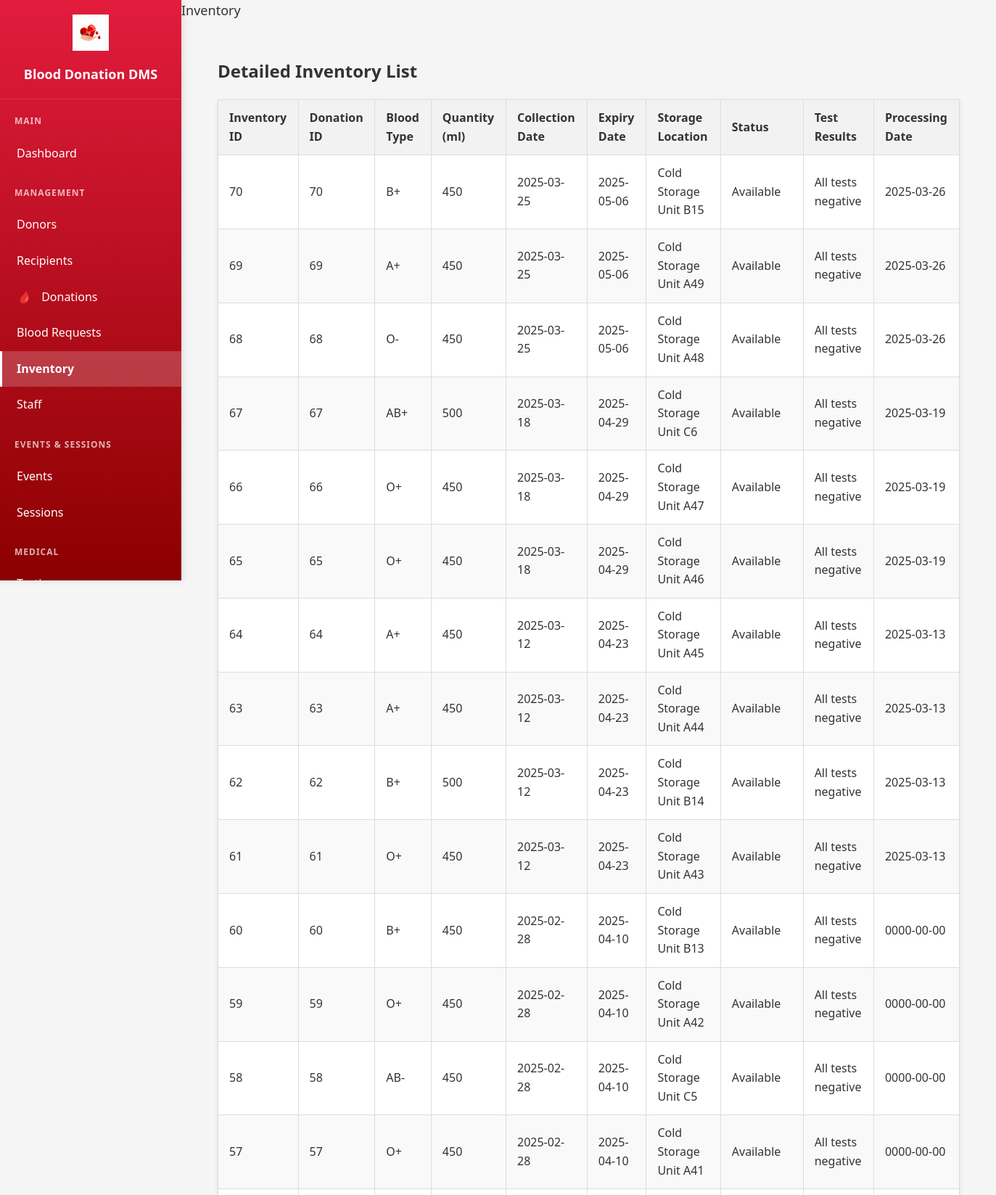
/inventory.php (signed in, upper part), run on the app's committed database.
### tables this page shows
CREATE TABLE IF NOT EXISTS `blood_inventory` (
  `inventory_id` int(10) unsigned NOT NULL AUTO_INCREMENT,
  `blood_type` enum('O-','O+','A-','A+','B-','B+','AB-','AB+') NOT NULL,
  `quantity_ml` int(10) unsigned NOT NULL,
  `collection_date` date NOT NULL,
  `expiry_date` date NOT NULL,
  `storage_location` varchar(100) DEFAULT NULL,
  `status` enum('Available','Reserved','Quarantined','Discarded','Transfused') DEFAULT 'Available',
  `donation_id` int(10) unsigned DEFAULT NULL,
  `test_results` text,
  `processing_date` date DEFAULT NULL,
  PRIMARY KEY (`inventory_id`),
  KEY `idx_bi_donation` (`donation_id`),
  KEY `idx_inventory_status_expiry` (`status`,`expiry_date`)
);

### inventory.php (the view, shortened to what this page needs)
<?php
require_once 'config.php';
?>
<!DOCTYPE html>
<html lang="en">
<head>
    <link rel="stylesheet" href="style.css">
</head>
<body>
    <div class="dashboard-container">
        <div class="sidebar">
            <div class="sidebar-header">
                <img src="images/blood-drop-heart-logo.png" alt="Blood Donation Logo">
                <h2>Blood Donation DMS</h2>
            </div>
            <div class="sidebar-content">
                <nav class="sidebar-nav">
                    <div class="nav-section">
                        <div class="nav-section-title">Main</div>
                        <a href="index.php" class="nav-item">
                            Dashboard
                        </a>
                    </div>
                    <div class="nav-section">
                        <div class="nav-section-title">Management</div>
                        <a href="donors.php" class="nav-item">
                            Donors
                        </a>
                        <a href="recipients.php" class="nav-item">
                            Recipients
                        </a>
                        <a href="donations.php" class="nav-item">
                            <i>🩸</i> Donations
                        </a>
                        <a href="requests.php" class="nav-item">
                            Blood Requests
                        </a>
                        <a href="inventory.php" class="nav-item active">
                            Inventory
                        </a>
                        <a href="staff.php" class="nav-item">
                            Staff
                        </a>
                    </div>
                    <div class="nav-section">
                        <div class="nav-section-title">Events & Sessions</div>
                        <a href="events.php" class="nav-item">
                            Events
                        </a>
                        <a href="sessions.php" class="nav-item">
                            Sessions
                        </a>
                    </div>
                    <div class="nav-section">
                        <div class="nav-section-title">Medical</div>
                        <a href="testing.php" class="nav-item">
                            Testing
                        </a>
                    </div>
                </nav>
            </div>
        </div>
        <div class="main-content">
            <div class="top-bar">
                <div>
                    <span style="color: #333; font-size: 18px; font-weight: 500;">Inventory</span>
                </div>
            </div>
            <div class="content-area">
                <main class="container">
        <section class="mb-30">
            <h2>Detailed Inventory List</h2>
            <div class="data-table-container">
                <table class="data-table">
                    <thead>
                        <tr>
                            <th>Inventory ID</th>
                            <th>Donation ID</th>
                            <th>Blood Type</th>
                            <th>Quantity (ml)</th>
                            <th>Collection Date</th>
                            <th>Expiry Date</th>
                            <th>Storage Location</th>
                            <th>Status</th>
                            <th>Test Results</th>
                            <th>Processing Date</th>
                        </tr>
                    </thead>
                    <tbody>
                        <?php
                        $result = $conn->query("SELECT * FROM blood_inventory ORDER BY inventory_id DESC");
                        while ($row = $result->fetch_assoc()) {
                                $bloodTypeFull = $row['blood_type'];
                                echo "<tr>";
                                echo "<td>" . $row['inventory_id'] . "</td>";
                                echo "<td>" . ($row['donation_id'] ? $row['donation_id'] : 'N/A') . "</td>";
                                echo "<td>" . $bloodTypeFull . "</td>";
                                echo "<td>" . $row['quantity_ml'] . "</td>";
                                echo "<td>" . $row['collection_date'] . "</td>";
                                echo "<td>" . $row['expiry_date'] . "</td>";
                                echo "<td>" . ($row['storage_location'] ? $row['storage_location'] : 'N/A') . "</td>";
                                echo "<td>" . $row['status'] . "</td>";
                                echo "<td>" . ($row['test_results'] ? $row['test_results'] : 'Pending') . "</td>";
                                echo "<td>" . ($row['processing_date'] ? $row['processing_date'] : 'N/A') . "</td>";
                                echo "</tr>";
                        }
                        ?>
                    </tbody>
                </table>
            </div>
        </section>
    </main>
            </div>
        </div>
    </div>
</body>
</html>

### style.css (style rules this page uses)
body { font-family: Arial, sans-serif; margin: 0; padding: 0; background-color: #f8f8f8; color: #333; line-height: 1.6; }
.container { max-width: 1200px; margin: 0 auto; padding: 0 20px; }
.data-table { width: 100%; border-collapse: collapse; margin-bottom: 30px; background-color: #fff; box-shadow: 0 2px 5px rgba(0,0,0,0.1); }
.data-table th, .data-table td { border: 1px solid #ddd; padding: 12px 15px; text-align: left; }
.data-table th { background-color: #f2f2f2; font-weight: bold; color: #333; }
.data-table tr:nth-child(even) { background-color: #f9f9f9; }
.mb-30 { margin-bottom: 30px; }

### inventory.php (style rules this page uses)
body { margin: 0; padding: 0; font-family: 'Segoe UI', Tahoma, Geneva, Verdana, sans-serif; background: #f5f5f5; }
.dashboard-container { display: flex; min-height: 100vh; }
.sidebar { width: 250px; background: linear-gradient(180deg, #E21C3D 0%, #8B0000 100%); color: white; position: fixed; height: 100vh; display: flex; flex-direction: column; z-index: 1000; box-shadow: 2px 0 10px rgba(0,0,0,0.1); }
.sidebar-header { padding: 20px; text-align: center; border-bottom: 1px solid rgba(255,255,255,0.1); }
.sidebar-header img { width: 50px; height: 50px; margin-bottom: 10px; }
.sidebar-header h2 { margin: 0; font-size: 18px; font-weight: 600; }
.sidebar-content { flex: 1; overflow-y: auto; }
.sidebar-nav { flex: 1; padding: 20px 0; overflow-y: auto; }
.nav-section { margin-bottom: 20px; }
.nav-section-title { padding: 0 20px 10px 20px; font-size: 12px; font-weight: bold; text-transform: uppercase; color: rgba(255,255,255,0.7); letter-spacing: 1px; }
.nav-item { display: block; padding: 12px 20px; color: white; text-decoration: none; transition: all 0.3s ease; border-left: 3px solid transparent; }
.nav-item.active { background: rgba(255,255,255,0.2); border-left-color: #fff; font-weight: 600; }
.nav-item i { margin-right: 10px; font-size: 16px; }
.main-content { flex: 1; margin-left: 250px; background: #f5f5f5; min-height: 100vh; }
.content-area { padding: 30px; }

### data on the page
blood_inventory: inventory_id "70", donation "70", blood_type "B+", quantity_ml "450", collection_date "2025-03-25", expiry_date "2025-05-06", storage_location "Cold Storage Unit B15", status "Available", test_results "All tests negative", processing_date "2025-03-26"
blood_inventory: inventory_id "69", donation "69", blood_type "A+", quantity_ml "450", collection_date "2025-03-25", expiry_date "2025-05-06", storage_location "Cold Storage Unit A49", status "Available", test_results "All tests negative", processing_date "2025-03-26"
blood_inventory: inventory_id "68", donation "68", blood_type "O-", quantity_ml "450", collection_date "2025-03-25", expiry_date "2025-05-06", storage_location "Cold Storage Unit A48", status "Available", test_results "All tests negative", processing_date "2025-03-26"
blood_inventory: inventory_id "67", donation "67", blood_type "AB+", quantity_ml "500", collection_date "2025-03-18", expiry_date "2025-04-29", storage_location "Cold Storage Unit C6", status "Available", test_results "All tests negative", processing_date "2025-03-19"
blood_inventory: inventory_id "66", donation "66", blood_type "O+", quantity_ml "450", collection_date "2025-03-18", expiry_date "2025-04-29", storage_location "Cold Storage Unit A47", status "Available", test_results "All tests negative", processing_date "2025-03-19"
blood_inventory: inventory_id "65", donation "65", blood_type "O+", quantity_ml "450", collection_date "2025-03-18", expiry_date "2025-04-29", storage_location "Cold Storage Unit A46", status "Available", test_results "All tests negative", processing_date "2025-03-19"
blood_inventory: inventory_id "64", donation "64", blood_type "A+", quantity_ml "450", collection_date "2025-03-12", expiry_date "2025-04-23", storage_location "Cold Storage Unit A45", status "Available", test_results "All tests negative", processing_date "2025-03-13"
blood_inventory: inventory_id "63", donation "63", blood_type "A+", quantity_ml "450", collection_date "2025-03-12", expiry_date "2025-04-23", storage_location "Cold Storage Unit A44", status "Available", test_results "All tests negative", processing_date "2025-03-13"
blood_inventory: inventory_id "62", donation "62", blood_type "B+", quantity_ml "500", collection_date "2025-03-12", expiry_date "2025-04-23", storage_location "Cold Storage Unit B14", status "Available", test_results "All tests negative", processing_date "2025-03-13"
blood_inventory: inventory_id "61", donation "61", blood_type "O+", quantity_ml "450", collection_date "2025-03-12", expiry_date "2025-04-23", storage_location "Cold Storage Unit A43", status "Available", test_results "All tests negative", processing_date "2025-03-13"
blood_inventory: inventory_id "60", donation "60", blood_type "B+", quantity_ml "450", collection_date "2025-02-28", expiry_date "2025-04-10", storage_location "Cold Storage Unit B13", status "Available", test_results "All tests negative", processing_date "0000-00-00"
blood_inventory: inventory_id "59", donation "59", blood_type "O+", quantity_ml "450", collection_date "2025-02-28", expiry_date "2025-04-10", storage_location "Cold Storage Unit A42", status "Available", test_results "All tests negative", processing_date "0000-00-00"
blood_inventory: inventory_id "58", donation "58", blood_type "AB-", quantity_ml "450", collection_date "2025-02-28", expiry_date "2025-04-10", storage_location "Cold Storage Unit C5", status "Available", test_results "All tests negative", processing_date "0000-00-00"
blood_inventory: inventory_id "57", donation "57", blood_type "O+", quantity_ml "450", collection_date "2025-02-28", expiry_date "2025-04-10", storage_location "Cold Storage Unit A41", status "Available", test_results "All tests negative", processing_date "0000-00-00"
